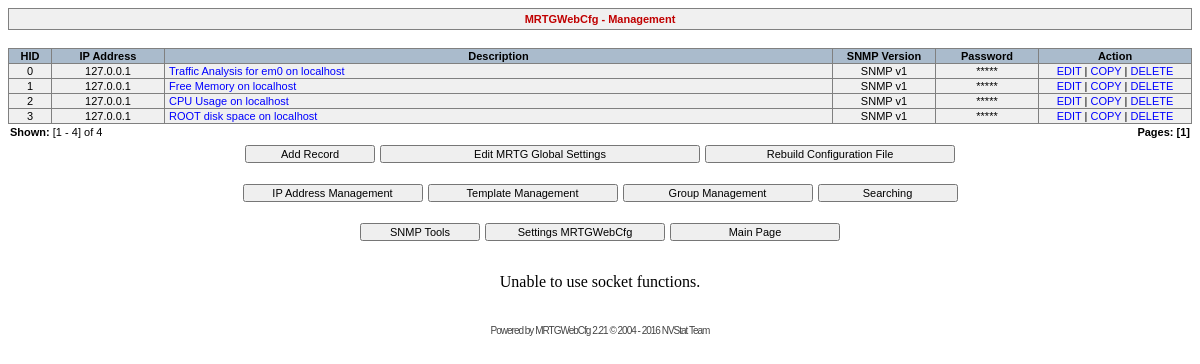
The app's page /admin/index.php with its own data.
### tables this page shows
CREATE TABLE agent (
	id mediumint(8) NOT NULL,
	ip mediumint(8) NOT NULL,
	title varchar(255) NOT NULL,
	ver_snmp integer NOT NULL,
	trash integer NOT NULL,
	errors integer NOT NULL,
	PRIMARY KEY  (id),
	KEY id (id),
	FOREIGN KEY (`ip`) REFERENCES `agent_ip` (`id`) ON DELETE CASCADE
);

CREATE TABLE agent_ip (
	id mediumint(8) NOT NULL,
	ip char(15) NOT NULL,
	title varchar(255) NOT NULL,
	community varchar(255) NOT NULL,
	PRIMARY KEY (id),
	KEY id (id)
);

### lang/english.php (called while the page is built, shortened)
<?php
$MRTGConfVer = "MRTGWebCfg 2.21";
$MRTGMsg[0] = "MRTGWebCfg";
$MRTGMsg[1] = "IP Address";
$MRTGMsg[2] = "Description";
$MRTGMsg[3] = "SNMP Version";
$MRTGMsg[4] = "Password";
$MRTGMsg[5] = "database contains no records";
$MRTGMsg[6] = "Shown";
$MRTGMsg[7] = "of";
$MRTGMsg[8] = "Pages";
$MRTGMsg[9] = "Action";
$MRTGMsg[10] = "VIEW";
$MRTGMsg[11] = "EDIT";
$MRTGMsg[12] = "DELETE";
$MRTGMsg[13] = "Modify record";
$MRTGMsg[14] = "Delete record";
$MRTGMsg[15] = "View record";
$MRTGMsg[16] = "Attribute";
$MRTGMsg[17] = "Variable";
$MRTGMsg[18] = "Build configuration file";
$MRTGMsg[19] = "Rebuild Configuration File";
$MRTGMsg[20] = "Are You sure ???";
$MRTGMsg[21] = "Yes";
$MRTGMsg[22] = "No";
$MRTGMsg[23] = "MRTG configuration rebuilt<br>";
$MRTGMsg[24] = "Main Page";
$MRTGMsg[25] = "Delete record";
$MRTGMsg[26] = "Do You really want<br>to delete record number";
$MRTGMsg[27] = "Maybe You do <font color=#0000FF>not</font> want<br>to delete record number";
$MRTGMsg[28] = "Record";
$MRTGMsg[29] = "deleted!";
$MRTGMsg[30] = "Cannot delete record";
$MRTGMsg[31] = "Your IP address:";
$MRTGMsg[32] = "Adding record";
$MRTGMsg[33] = "Cannot build configuration file, please add records to database first";
$MRTGMsg[34] = "Add Record";
$MRTGMsg[35] = "Edit MRTG Global Settings";
$MRTGMsg[36] = "Edit MRTG Global Settings";
$MRTGMsg[37] = "WorkDir";
$MRTGMsg[38] = "Language";
$MRTGMsg[39] = "Options[_]";
$MRTGMsg[40] = "EnableIPv6";
$MRTGMsg[41] = "Attribute";
$MRTGMsg[42] = "Variable";
$MRTGMsg[43] = "Save";
$MRTGMsg[44] = "New MRTG Global Settings applied";
$MRTGMsg[45] = "<font color='#FF0000'>Error!</font><br><br>New MRTG Global Settings cannot be applied";
$MRTGMsg[46] = "number";
$MRTGMsg[47] = "Record<font color='#0000FF'>";
$MRTGMsg[48] = "</font>modified";
$MRTGMsg[49] = "<font color='#FF0000'>Error!</font><br><br>Cannot modify record <font color='#0000FF'>";
$MRTGMsg[50] = "<font color='#FF0000'>Error!</font><br><br>Cannot add record <font color='#0000FF'>";
$MRTGMsg[51] = "</font>added to database";
$MRTGMsg[52] = "<font color='#FF0000'>Error!</font><br><br>All the mandatory fields must be specified";
$MRTGMsg[53] = "Template Management";
$MRTGMsg[54] = "Group Management";
$MRTGMsg[55] = "GID";
$MRTGMsg[56] = "Group Name";
$MRTGMsg[57] = "SubGroup";
$MRTGMsg[58] = "SID";
$MRTGMsg[59] = "Group";
$lang['Version_up_to_date'] = 'Your installation is up to date, no updates are available for your version of MRTGWebCfg.';
$lang['Version_not_up_to_date'] = 'Your installation does <b>not</b> seem to be up to date. Updates are available for your version of MRTGWebCfg, please visit <a href="http://www.novell.chel.ru" target="_new" class="update">http://www.novell.chel.ru</a> to obtain the latest version.';
$lang['Latest_version_info'] = 'The latest available version is <b>MRTGWebCfg %s</b>.';
$lang['Current_version_info'] = 'You are running <b>MRTGWebCfg %s</b>.';
$lang['Connect_socket_error'] = 'Unable to open connection to MRTGWebCfg update server, reported error is:<br /><font color="#ff00cc">%s</font>';
$lang['Socket_functions_disabled'] = 'Unable to use socket functions.';
?>

### config.php (called while the page is built, shortened)
<?
$MRTGAutoLanguage = "1";
$Show_Community = "0";
?>

### admin/index.php (the view, shortened to what this page needs)
<?php
require "./../config.php";
require "./../function.php";
$MRTGLang = ($MRTGAutoLanguage == '1') ? Get_Language() : $MRTGLanguage;
if($SQL_Type == "mysql") {
	$db = @mysql_connect($SQL_Host, $SQL_User, $SQL_Passwd) or MRTGErrors(3);
} else $db = @pg_connect('host='.$SQL_Host.' port='.$SQL_Port.' dbname='.$SQL_Base.' user='.$SQL_User.' password='.$SQL_Passwd.'') or MRTGErrors(3);
HTMLTopPrint();
if (!isset($p)) $p = 1;
print "<table cellpadding=4 cellspacing=1 width='100%' bgcolor='#808080'><tr bgcolor='#F0F0F0' align=center><td class=red><b>$MRTGMsg[222]</b></td></tr></table>";
print "<br><table width='100%' cellpadding=1 cellspacing=1 bgcolor='#808080'><tr bgcolor='#AABBCC' align=center><td width=40><b>$MRTGMsg[67]</b></td><td width=110><b>$MRTGMsg[1]</b></td><td><b>$MRTGMsg[2]</b></td><td width=100><b>$MRTGMsg[3]</b></td><td width=100><b>$MRTGMsg[4]</b></td><td width=150><b>$MRTGMsg[9]</b></td></tr>";
if($SQL_Type == "mysql") {
	$result = mysql_query("select agent.id,agent_ip.ip,agent.title,agent.ver_snmp,agent_ip.community from agent, agent_ip where agent.ip=agent_ip.id and agent.trash=0 order by id asc");
	$rows = mysql_num_rows($result);
} else {
	$result = pg_query($db, "select agent.id,agent_ip.ip,agent.title,agent.ver_snmp,agent_ip.community from agent, agent_ip where agent.ip=agent_ip.id and agent.trash=0 order by id asc");
	$rows = pg_num_rows($result);
}
$pn=ceil($rows/20);
$ps=($p-1)*20+1;
$pe=$p*20;
if ($pe > $rows) $pe = $rows;
for ($i=0; $i<$rows; $i++) {
	if($SQL_Type == "mysql") $row = mysql_fetch_row($result);
	else $row = pg_fetch_row($result, $i);
	if (($i >= $ps-1) && ($i < $pe)) {
		print "<tr align=center bgcolor='#F0F0F0'><td>".$row[0]."</td>";
		$ip = split("/", $row[1]);
		print "<td>".$ip[0]."</td>";
		print "<td align=left>&nbsp;<a href='view.php?id=$row[0]&amp;p=$p'>".$row[2]."</a></td>";
		if($row[3] == "0") print "<td>No SNMP</td>";
		else print "<td>SNMP v".$row[3]."</td>";
		if($Show_Community == "0") print "<td>*****</td>";
		else print "<td>".$row[4]."</td>";
		print "<td><a href='edit.php?id=$row[0]&amp;p=$p'>$MRTGMsg[11]</a> | <a href='copy.php?id=$row[0]&amp;p=$p'>$MRTGMsg[114]</a> | <a href='delete.php?id=$row[0]&amp;p=$p'>$MRTGMsg[12]</a></td>";
	}
}
if ($rows == 0) {
	$ps = 0;
	print "<tr bgcolor='#F0F0F0'><td colspan=6 align=center class=red>$MRTGMsg[5]</td></tr>";
	print "</table>";
} else {
	print "</table>";
	print "<table cellpadding=2 cellspacing=0 width='100%'><tr><td align=left><b>$MRTGMsg[6]:</b> [$ps - $pe] $MRTGMsg[7] $rows</td><td align=right><b>$MRTGMsg[8]: </b>";
	for ($i=1; $i<=$pn; $i++)
	{
		if ($i == $p) print "<b> [$i]</b>";
		else print " <a href='index.php?p=$i'>[$i]</a>";
	}
	print "</td></tr></table>";
}
print "<div align=center><table cellpadding=0 cellspacing=5><tr align=center>";
print "<td><form method=post ACTION='add.php'><input type=hidden name=p value='$p'><input type=hidden name=add value='set'><input type=submit class='submit_main_button' style='width:130px' value='$MRTGMsg[34]'></form></td>";
print "<td><form method=post ACTION='global.php'><input type=hidden name=p value='$p'><input type=hidden name=config value='set'><input type=submit class='submit_main_button' style='width:320px' value='$MRTGMsg[35]'></form></td>";
print "<td><form method=post ACTION='make.php'><input type=hidden name=p value='$p'><input type=hidden name=make value='set'><input type=submit class='submit_main_button' style='width:250px' value='$MRTGMsg[19]'></form></td></tr></table>";
print "<table cellpadding=0 cellspacing=5><tr align=center>";
print "<td><form method=post ACTION='ip.php'><input type=hidden name=ip_host value='set'><input type=submit class='submit_main_button' style='width:180px' value='$MRTGMsg[137]'></form></td>";
print "<td><form method=post ACTION='templates.php'><input type=hidden name=templates value='set'><input type=submit class='submit_main_button' style='width:190px' value='$MRTGMsg[53]'></form></td>";
print "<td><form method=post ACTION='group.php'><input type=hidden name=group value='set'><input type=submit class='submit_main_button' style='width:190px' value='$MRTGMsg[54]'></form></td>";
print "<td><form method=post ACTION='search.php'><input type=submit class='submit_main_button' style='width:140px' value='$MRTGMsg[80]'></form></td>";
print "</tr></table>";
print "<table cellpadding=0 cellspacing=5><tr align=center>";
print "<td><form method=post ACTION='snmp.php'><input type=submit class='submit_main_button' style='width:120px' value='$MRTGMsg[186]'></form></td>";
print "<td><form method=post ACTION='setup.php'><input type=submit class='submit_main_button' style='width:180px' value='$MRTGMsg[224]'></form></td>";
print "<td><form method=post ACTION='./../index.php'><input type=submit class='submit_main_button' style='width:170px' value='$MRTGMsg[97]'></form></td>";
print "</tr></table>";
if($Deny_Check_Update != "1") print VersionCheck();
print "</div>";
HTMLBottomPrint();
?>

### function.php (shortened to what this page needs)
<?php
function Get_Language() {
	require "config.php";
	$lngSignatures = array('ru', 'en','fr');
	$langs = split(',', $_SERVER['HTTP_ACCEPT_LANGUAGE']);
	foreach ($langs as $lang) {
		$lang = substr($lang, 0, 2);
		if (in_array($lang, $lngSignatures)) {
			if ($lang == 'ru') return 'russian';
			elseif ($lang == 'fr') return 'french';
			else return 'english';
		}
	}
	return $MRTGLanguage;
}
function HTMLTopPrint ($Title = "") {
	require "config.php";
	$Title_Main_HTML = (defined('IN_ADMIN')) ? $MRTGMsg[222] : $MRTGMsg[0];
	$Title_HTML = ($Title == '') ? "<title>".$Title_Main_HTML."</title>" : "<title>".$Title_Main_HTML." - $Title</title>";
	if ( defined('IN_ADMIN') ) {
		print "<!DOCTYPE HTML PUBLIC \"-//W3C//DTD HTML 4.0 Transitional//EN\">
<html><head>".$Title_HTML."
<meta http-equiv='Content-Type' content='text/html; charset=utf-8'>
<link rel='stylesheet' type='text/css' href='./../style.css'>
</head>
<body bgcolor='#FFFFFF' text='#000000'>
<script language='JavaScript' src='./../func.js'></script>";
	}
}
function HTMLBottomPrint () {
	require "config.php";
	print "\n<br><div align='center'><span class='copyright'>Powered by <a href='http://www.novell.chel.ru/' target='_userwww' class='copyright'>$MRTGConfVer</a> &copy; 2004 - 2016 <a href='mailto:sleuthhound@gmail.com' target='_top' class='copyright'>NVStat Team</a></span></div>";
	print "\n</body></html>";
}
function VersionCheck() {
        require "config.php";
	$version = "2.20";
	$current_version = explode('.', $version);
	$minor_revision = (int) $current_version[1];
	$errno = 0;
	$errstr = $version_info = '';
	if ($fsock = @fsockopen('www.novell.chel.ru', 80, $errno, $errstr, 10)) {
		@fputs($fsock, "GET /Project/MRTGWebCfg/Updatecheck/21x.txt HTTP/1.1\r\n");
		@fputs($fsock, "HOST: www.novell.chel.ru\r\n");
		@fputs($fsock, "Connection: close\r\n\r\n");
		$get_info = false;
		while (!@feof($fsock)) {
			if ($get_info) {
				$version_info .= @fread($fsock, 1024);
			} else {
				if (@fgets($fsock, 1024) == "\r\n") {
					$get_info = true;
				}
			}
		}
		@fclose($fsock);
		$version_info = explode("\n", $version_info);
		$latest_head_revision = (int) $version_info[0];
		$latest_minor_revision = (int) $version_info[1];
		$latest_version = (int) $version_info[0] . '.' . (int) $version_info[1];
		if ($latest_head_revision == 2 && $minor_revision == $latest_minor_revision) {
			$version_info = '<p style="color:green">' . $lang['Version_up_to_date'] . '</p>';
		} else {
			$version_info = '<p style="color:blue">' . $lang['Version_not_up_to_date'];
			$version_info .= '<br />' . sprintf($lang['Latest_version_info'], $latest_version) . ' ' . sprintf($lang['Current_version_info'], $version) . '</p>';
		}
	} else {
		if ($errstr) {
			$version_info = '<p style="color:red">' . sprintf($lang['Connect_socket_error'], $errstr) . '</p>';
		} else {
			$version_info = '<p>' . $lang['Socket_functions_disabled'] . '</p>';
		}
	}
	return $version_info;
}
function DBVersionCheck($mode=0) {
        require "config.php";
	$version = "2.20";
	if($SQL_Type == "mysql") {
		$result = mysql_query("select config_value from config where config_name='version'");
		$rows = mysql_num_rows($result);
	} else {
		$db = @pg_connect('host='.$SQL_Host.' port='.$SQL_Port.' dbname='.$SQL_Base.' user='.$SQL_User.' password='.$SQL_Passwd.'') or MRTGErrors(3);
		$result = pg_query($db, "select config_value from config where config_name='version'");
		$rows = pg_num_rows($result);
	}
	if($rows == 0 && $mode == 0) return 0;
	else if ($rows == 0 && $mode == 1) return $MRTGErrorMsg[16];
	else {
		$row = ($SQL_Type == "mysql") ? mysql_fetch_row($result) : pg_fetch_row($result, 0);
		if($mode == 0) {
			if($row[0] != $version) return 0;
			else return 1;
		} else {
			return sprintf($MRTGErrorMsg[15], $row[0], $version);
		}
	}
}
?>

### style.css (style rules this page uses)
BODY { topMargin: 0; leftMargin: 0; marginWidth: 0; marginHeight: 0; SCROLLBAR-HIGHLIGHT-COLOR: #F0F0F0; SCROLLBAR-ARROW-COLOR: #FF0000; SCROLLBAR-BASE-COLOR: #C0C0C0 }
input { color:#000000; font: 11px Verdana, Helvetica, sans-serif }
td { color:#000000; font: 11px Verdana, Helvetica, sans-serif }
a:link, a:visited { text-decoration:none; color:#0000FF; font-famyly: Verdana, Helvetica, sans-serif }
.red { color:#c00000 }
.copyright { font-size: 10px; font-family: Verdana, Arial, Helvetica, sans-serif; color: #444444; letter-spacing: -1px; }
a.copyright { color: #444444; text-decoration: none; }

### records on screen
agent: id "0", ip.ip "127.0.0.1", title "Traffic Analysis for em0 on localhost", ver_snmp "1"
agent: id "1", ip.ip "127.0.0.1", title "Free Memory on localhost", ver_snmp "1"
agent: id "2", ip.ip "127.0.0.1", title "CPU Usage on localhost", ver_snmp "1"
agent: id "3", ip.ip "127.0.0.1", title "ROOT disk space on localhost", ver_snmp "1"

### other values on screen
$MRTGMsg[222] "MRTGWebCfg - Management"
$MRTGMsg[67] "HID"
$MRTGMsg[1] "IP Address"
$MRTGMsg[2] "Description"
$MRTGMsg[3] "SNMP Version"
$MRTGMsg[4] "Password"
$MRTGMsg[9] "Action"
$MRTGMsg[6] "Shown"
$ps "1"
$pe "4"
$MRTGMsg[7] "of"
$rows "4"
$MRTGMsg[8] "Pages"
$lang['Socket_functions_disabled'] "Unable to use socket functions."
$MRTGConfVer "MRTGWebCfg 2.21"
